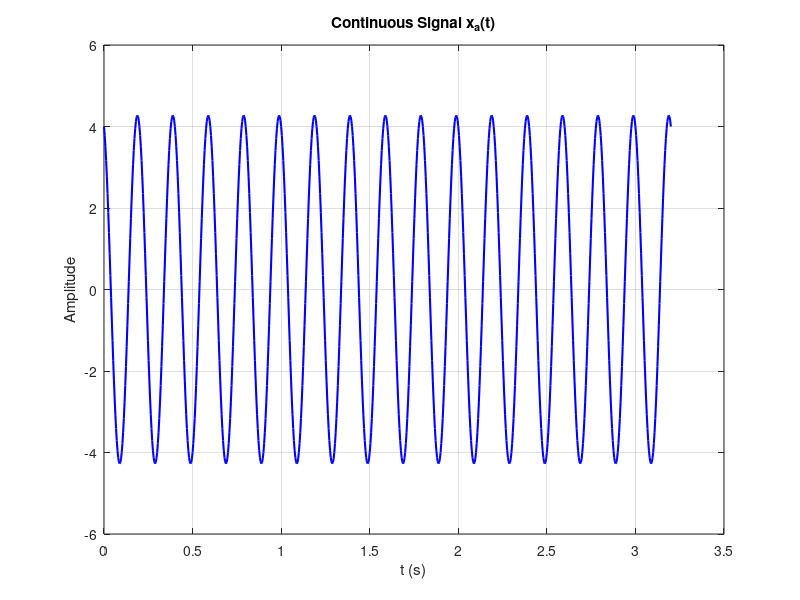
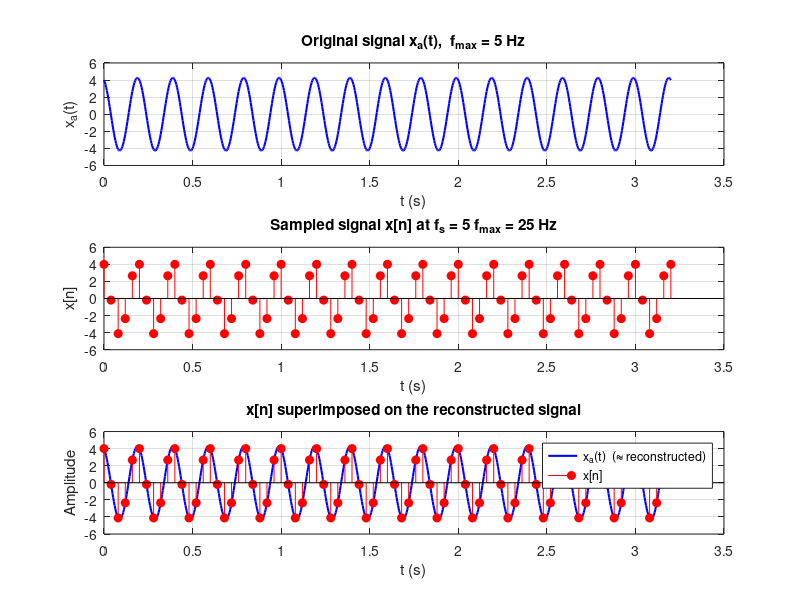
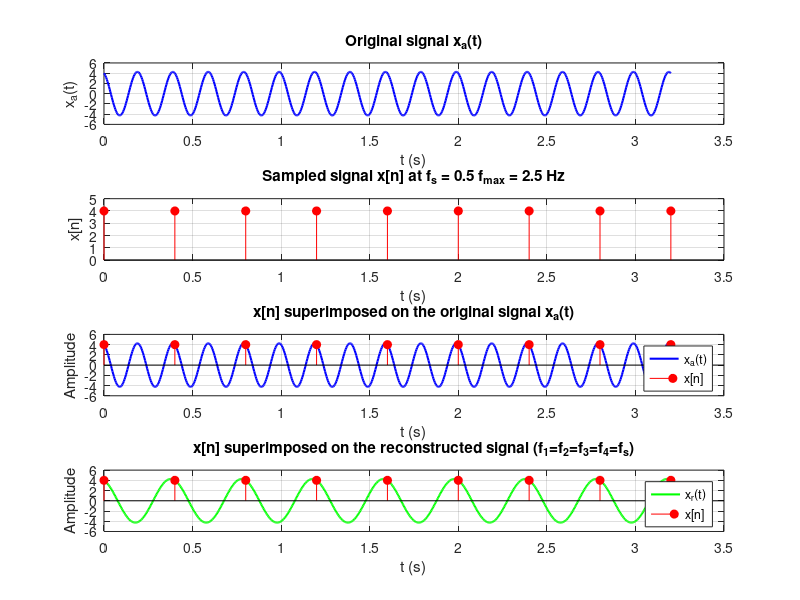

Write the MATLAB code that produced these figures, in order.
clc; clear; close all;

%% Input the four component frequencies (used for all parts)
f1 = input('Enter f1 (Hz): ');
f2 = input('Enter f2 (Hz): ');
f3 = input('Enter f3 (Hz): ');
f4 = input('Enter f4 (Hz): ');

fmax = max([f1 f2 f3 f4]);
fmin = min([f1 f2 f3 f4]);

% Adaptive continuous-time axis:
%   - long enough to see 2 periods of the slowest component AND
%     at least ~8 sample periods of the slowest sampling (part c)
% fs_c = 0.5*fmax  =>  Ts_c = 2/fmax  =>  8*Ts_c = 16/fmax
t_end = max(2/fmin, 16/fmax);
dt    = 1/(50*fmax);          % 50 points / period of fastest component
t     = 0:dt:t_end;

% xa(t) as an anonymous function so we can reuse it
xa_func = @(tt) 2.5*cos(2*pi*f1*tt) - 1.5*sin(2*pi*f2*tt) ...
              + cos(2*pi*f3*tt)     + 0.5*cos(2*pi*f4*tt);

xa = xa_func(t);

%% ---------- Part a: plot xa(t) ----------
figure('Name','Problem 4a — x_a(t)')
plot(t, xa, 'b', 'LineWidth', 1.5)
title('Continuous Signal x_a(t)')
xlabel('t (s)'); ylabel('Amplitude'); grid on

%% ---------- Part b: f_s = 5 f_max  (above Nyquist) ----------
fs_b = 5*fmax;
Ts_b = 1/fs_b;
tn_b = 0:Ts_b:t_end;          % sample instants
xn_b = xa_func(tn_b);          % sample values

figure('Name','Problem 4b — f_s = 5 f_{max}')
subplot(3,1,1)
plot(t, xa, 'b', 'LineWidth', 1.5)
title(sprintf('Original signal x_a(t),  f_{max} = %.3g Hz', fmax))
xlabel('t (s)'); ylabel('x_a(t)'); grid on

subplot(3,1,2)
stem(tn_b, xn_b, 'r', 'filled')
title(sprintf('Sampled signal x[n] at f_s = 5 f_{max} = %.3g Hz', fs_b))
xlabel('t (s)'); ylabel('x[n]'); grid on

subplot(3,1,3)
plot(t, xa, 'b', 'LineWidth', 1.5); hold on
stem(tn_b, xn_b, 'r', 'filled')
title('x[n] superimposed on the reconstructed signal')
xlabel('t (s)'); ylabel('Amplitude'); grid on
legend('x_a(t)  (≈ reconstructed)','x[n]','Location','best')

%% ---------- Part c: f_s = 0.5 f_max  (below Nyquist — aliasing) ----------
fs_c = 0.5*fmax;
Ts_c = 1/fs_c;
tn_c = 0:Ts_c:t_end;
xn_c = xa_func(tn_c);

% Reconstructed (aliased) signal: replace f1=f2=f3=f4 = f_s
xr = 2.5*cos(2*pi*fs_c*t) - 1.5*sin(2*pi*fs_c*t) ...
   +     cos(2*pi*fs_c*t) + 0.5*cos(2*pi*fs_c*t);

figure('Name','Problem 4c — f_s = 0.5 f_{max}')
subplot(4,1,1)
plot(t, xa, 'b', 'LineWidth', 1.5)
title('Original signal x_a(t)')
xlabel('t (s)'); ylabel('x_a(t)'); grid on

subplot(4,1,2)
stem(tn_c, xn_c, 'r', 'filled')
title(sprintf('Sampled signal x[n] at f_s = 0.5 f_{max} = %.3g Hz', fs_c))
xlabel('t (s)'); ylabel('x[n]'); grid on

subplot(4,1,3)
plot(t, xa, 'b', 'LineWidth', 1.5); hold on
stem(tn_c, xn_c, 'r', 'filled')
title('x[n] superimposed on the original signal x_a(t)')
xlabel('t (s)'); ylabel('Amplitude'); grid on
legend('x_a(t)','x[n]','Location','best')

subplot(4,1,4)
plot(t, xr, 'g', 'LineWidth', 1.5); hold on
stem(tn_c, xn_c, 'r', 'filled')
title('x[n] superimposed on the reconstructed signal (f_1=f_2=f_3=f_4=f_s)')
xlabel('t (s)'); ylabel('Amplitude'); grid on
legend('x_r(t)','x[n]','Location','best')
